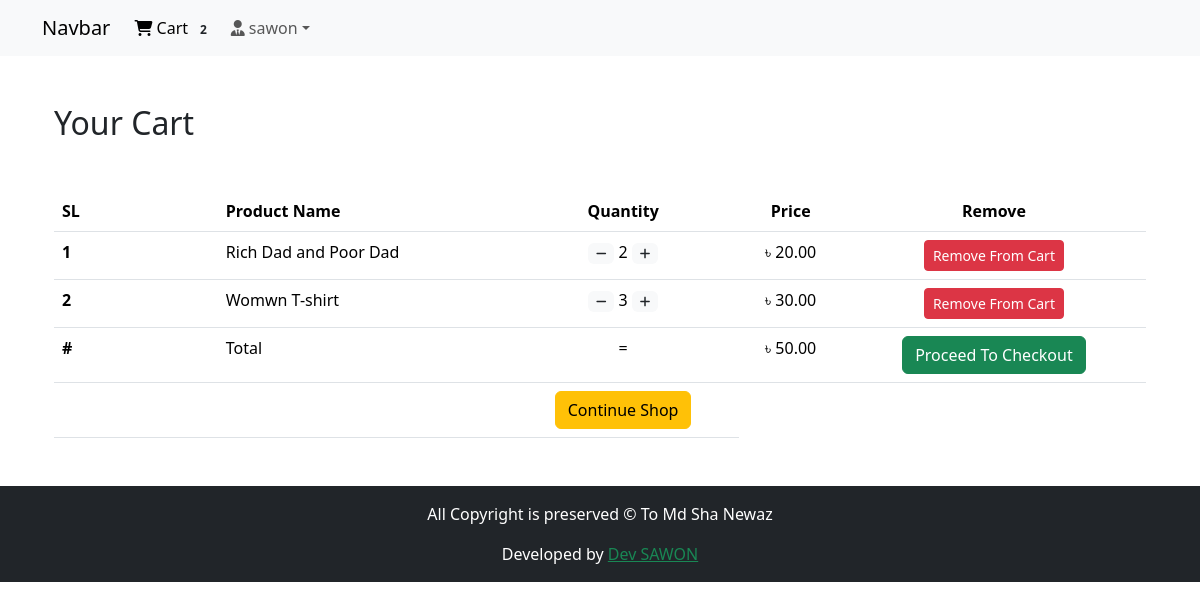
The page /shop/cart/ (signed in) on the database as committed earlier.
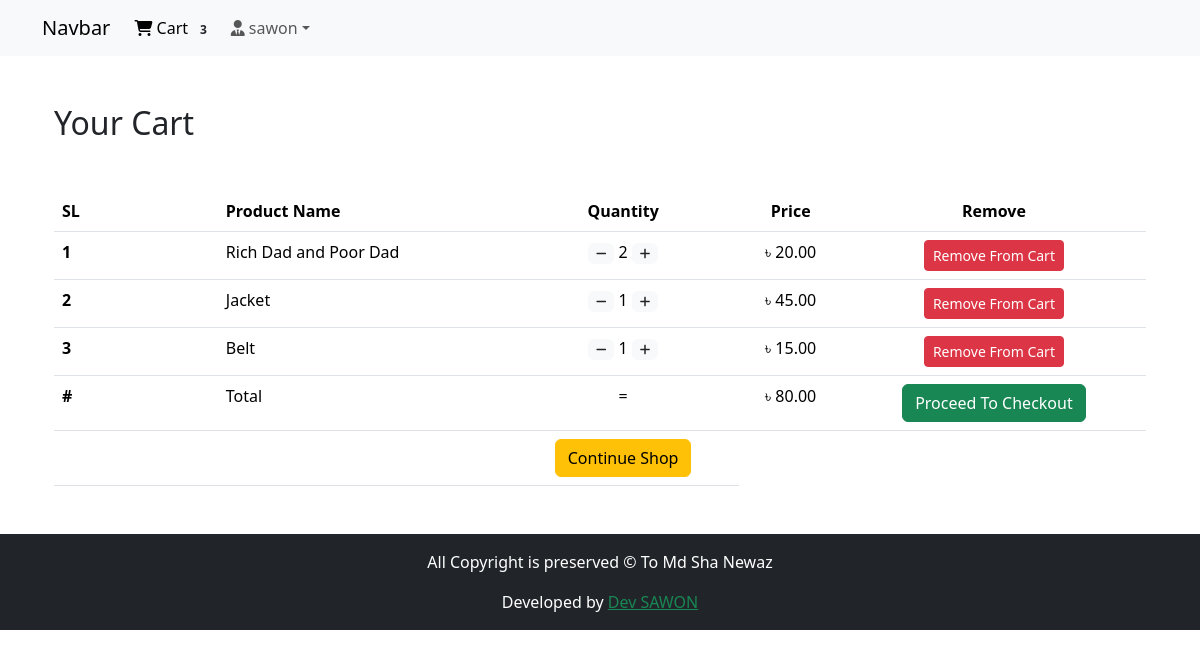
The same page on the database as committed later.
### Login_App/models.py (models this page shows, shortened)
class User(AbstractBaseUser, PermissionsMixin):
    email = models.EmailField(unique=True, null=False)
    is_staff = models.BooleanField(
        _('staff status'),
        default = False,
        help_text = _('Designates whether the user can log in this site')
    )
    is_active = models.BooleanField(
        _('active'),
        default = True,
        help_text = _('Designate whether this user should be treated as active. Unselect this instead of deleting accounts')
    )
    USERNAME_FIELD = 'email'
    objects = MyUserMangerModel()

class ProfileModel(models.Model):
    user = models.OneToOneField(User, on_delete=models.CASCADE, related_name='profile')
    username = models.CharField(max_length=264, blank=True)
    full_name = models.CharField(max_length=264, blank=True)
    address_1 = models.TextField(max_length=300, blank=True)
    city = models.CharField(max_length=50, blank=True)
    zipcode = models.CharField(max_length=10, blank=True)
    country = models.CharField(max_length=50, blank=True)
    phone = models.CharField(max_length=20, blank=True)
    date_joined = models.DateField(auto_now_add=True)

### Order_App/models.py (models this page shows, shortened)
class OrderModel(models.Model):
    orderitems = models.ManyToManyField(CartModel)
    user = models.ForeignKey(settings.AUTH_USER_MODEL, on_delete=models.CASCADE)
    ordered =models.BooleanField(default=False) #payment is not complete
    created = models.DateTimeField(auto_now_add=True)
    paymentID = models.CharField(max_length=264, blank=True, null=True)
    orderdID = models.CharField(max_length=200, blank=True, null=True)
    def get_totals(self):
        total = 0
        for order_item in self.orderitems.all():
            total += float(order_item.get_total())
        return total

class CartModel(models.Model):
    user = models.ForeignKey(settings.AUTH_USER_MODEL, on_delete=models.CASCADE, related_name='cart')
    item = models.ForeignKey(ProductModel, on_delete=models.CASCADE)
    quantity = models.IntegerField(default=1)
    purchased = models.BooleanField(default=False)
    created = models.DateField(auto_now_add=True)
    updated = models.DateField(auto_now=True)
    def get_total(self):
        total = self.item.price * self.quantity
        float_total = format(total, '0.2f')
        return float_total

### Shop_App/models.py (models this page shows, shortened)
class ProductModel(models.Model):
    mainimage = models.ImageField(upload_to='Products')
    name = models.CharField(max_length=264)
    category = models.ForeignKey(CategoryModel, on_delete=models.CASCADE, related_name='category')
    preview_text = models.TextField(max_length=200, verbose_name='Preview Text')
    detail_text = models.TextField(max_length=1000, verbose_name='Description')
    price = models.FloatField()
    old_price = models.FloatField(default=0.00)
    created = models.DateTimeField(auto_now_add=True)
    class Meta:
        ordering = ['-created']

### Order_App/views.py (the view)
# urls.py: path('cart/', views.cart_view, name='cart'),
@login_required
def cart_view(request):
    title = 'Your Cart'
    carts = CartModel.objects.filter(user=request.user, purchased=False)
    orders = OrderModel.objects.filter(user=request.user, ordered=False)
    if carts.exists() and orders.exists():
        order = orders[0]
        return render(request, 'Order_App/cart.html', context={'title':title, 'carts':carts, 'order':order})
    else:
        messages.warning(request, "You don't have any item in your cart!")
        return redirect('Shop_App:home')

### Order_App/templatetags/cart_tag.py (called while the page is built)
@register.filter()
def cart_total(user):
    order = OrderModel.objects.filter(user=user, ordered=False)
    if order.exists():
        return order[0].orderitems.count()
    else:
        return 0

### templates/Order_App/cart.html (shortened to what this page needs)
{% extends 'index.html' %}
{% load crispy_forms_tags %}
{% block body_block %}
<div class="container my-5">
    <div class="my-5">
        <h2>Your Cart</h2>
    </div>
<table class="table table-hover">
    <thead>
        <tr>
            <th scope="col" width="15%">SL</th>
            <th scope="col">Product Name</th>
            <th scope="col" class="text-center">Quantity</th>
            <th scope="col" class="text-center">Price</th>
            <th scope="col" class="text-center">Remove</th>
        </tr>
        <tbody>
            {% for cart in carts %}
            <tr>
                <th scope="row">{{ forloop.counter }}</th>
                <td>{{ cart.item.name }}</td>
                <td class="text-center">
                    <a class="mr-2" href="{% url 'Order_App:decrease' pk=cart.item.pk %}"><span class="badge bg-light text-dark"><i class="fa-solid fa-minus"></i></span></a>
                    {{ cart.quantity}}
                    <a class="mr-2" href="{% url 'Order_App:increase' pk=cart.item.pk %}"><span class="badge bg-light text-dark"><i class="fa-solid fa-plus"></i></span></a>
                </td>
                <td class="text-center">&#2547; {{ cart.get_total }}</td>
                <td class="text-center"><a class="btn btn-danger btn-sm" href="{% url 'Order_App:remove' pk=cart.item.pk %}">Remove From Cart</a></td>
            </tr>
            {% endfor %}
            <tr>
                <th scope="row">#</th>
                <td colspan="1">Total</td>
                <td class="text-center" colspan="1">=</td>
                <td class="text-center">&#2547; {{ order.get_totals | floatformat:2 }}</td>
                <td class="text-center"><a href="{% url 'Payment_App:checkout' %}" class="btn btn-success">Proceed To Checkout</a></td>
            </tr>
            <tr>
                <th scope="row"></th>
                <td colspan=""></td>
                <td class="text-center">
                    <a href="{% url 'Shop_App:home' %}" class="btn btn-warning">Continue Shop</a>
                </td>
            </tr>
        </tbody>
    </thead>
</table>
</div>
{% endblock %}

### templates/index.html (shortened to what this page needs)
{% load static %}
<!DOCTYPE html>
<html lang="en">
<head>
    <link href="https://cdn.jsdelivr.net/npm/bootstrap@5.3.2/dist/css/bootstrap.min.css" rel="stylesheet">
    <link rel="stylesheet" href="https://cdnjs.cloudflare.com/ajax/libs/font-awesome/6.4.2/css/all.min.css" />
    <link rel="stylesheet" href="{% static 'css/styles.css' %}">
</head>
<body>
    {% include 'navbar.html' %}
    <div class="container">
        {% block body_block %}
        {% endblock %}
    </div>
    {% include 'footer.html' %}
</body>
</html>

### templates/navbar.html (shortened to what this page needs)
{% load cart_tag %}
<nav class="navbar navbar-expand-lg navbar-light bg-light">
    <div class="container">
      <a class="navbar-brand" href="{% url 'Shop_App:home' %}">Navbar</a>
      <div class="collapse navbar-collapse" id="navbarSupportedContent">
        <ul class="navbar-nav me-auto mb-2 mb-lg-0">
          {% if request.user.is_authenticated %}
          <li class="nav-item">
            <a class="nav-link active" aria-current="page" href="{% url 'Order_App:cart' %}"><i class="fa-solid fa-cart-shopping"></i> Cart <span class="badge bg-light text-dark">{{ request.user | cart_total }}</span></a>
          </li>
          <li class="nav-item dropdown">
            <a class="nav-link dropdown-toggle" href="#" id="navbarDropdown" role="button" data-bs-toggle="dropdown" aria-expanded="false">
              <i class="fa-solid fa-user-tie"></i> {{ request.user.profile.username }}</a>
          </li>
          {% else %}
          <li class="nav-item">
            <a class="btn btn-primary" href="{% url 'Login_App:login' %}">Login</a>
          </li>
          {% endif %}
        </ul>
      </div>
    </div>
</nav>

### templates/footer.html
<footer class="bg-dark">
    <div class="container">
        <div class="row">
            <div class="col-12 text-white text-center pt-3">
                <p>All Copyright is preserved © To Md Sha Newaz</p>
                <p class="" id="dev_text">Developed by <a class="text-success" href="https://mdshanewaz.github.io/DarkBlackFire" target=”_blank”>Dev SAWON</a></p>
            </div>
        </div>
    </div>
</footer>

Rows that differ between the two databases and show on the page:
removed CartModel: item.name "Womwn T-shirt", quantity "3", get_total "30.00"
computed for User "sawon": user|cart_total "2" → "3"
added CartModel: item.name "Jacket", quantity "1", get_total "45.00"
added CartModel: item.name "Belt", quantity "1", get_total "15.00"
computed for OrderModel: get_totals "50.00" → "80.00"
